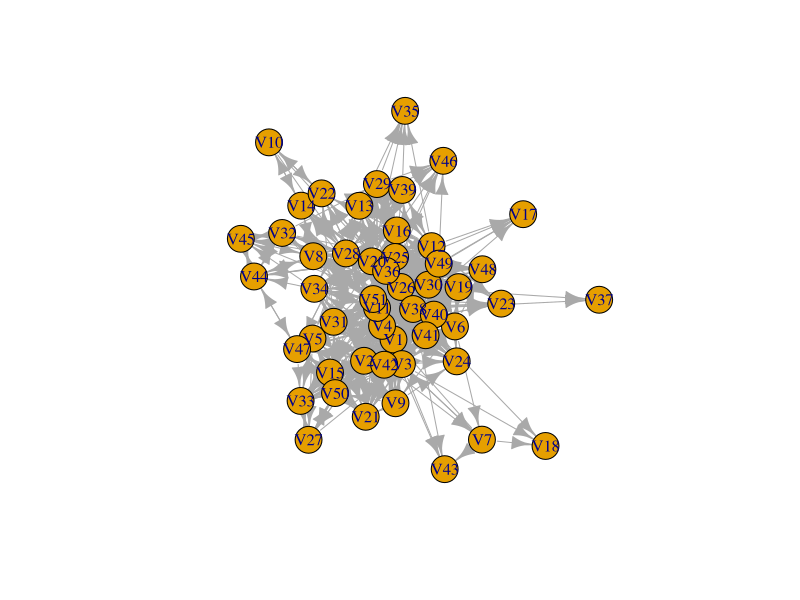
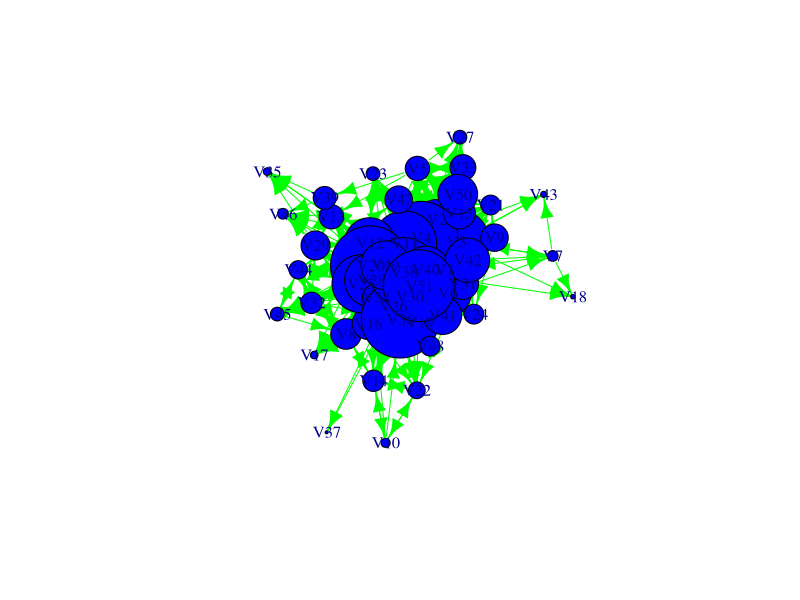
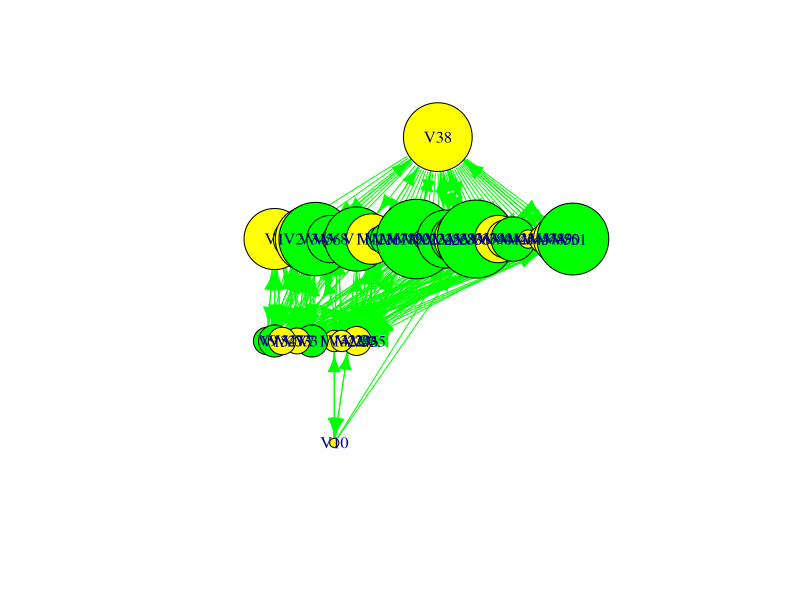

Write R code to recreate these figures, in order.
## ---- chunk 1
library(igraph)

data <- read.csv('data/org_x_collaboration.csv', header = F )
matrix <- as.matrix( data )

g <- graph_from_adjacency_matrix( matrix, 'directed' )
## ---- chunk 2
plot( g )
## ---- chunk 3
V(g)$color <- 'blue'
V(g)$size <- degree(g)

E(g)$color <- 'green'
## ---- chunk 4
plot(g)
## ---- chunk 5
## generating gender attribute, that is, choose 0 or 1 to all vertex

V(g)$gender <- sample(0:1, length( V(g) ), replace = TRUE )
table( V(g)$gender )
## ---- chunk 6
V(g)$color <- ifelse( V(g)$gender == 1, "green", "yellow" )
## ---- chunk 7
plot( g , layout = layout_as_tree )
## ---- chunk 8

